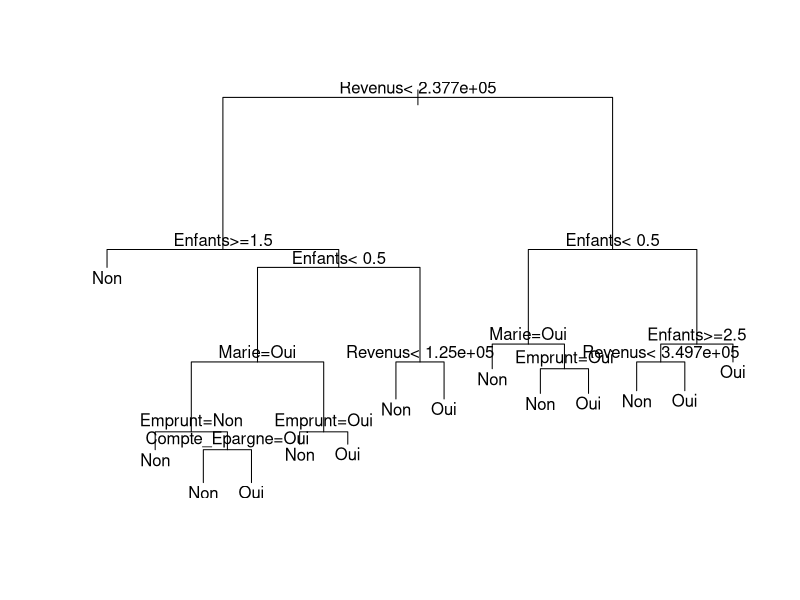

Generate this figure with R:
#load the data
produit <- read.csv("Data Produit.csv", header = TRUE, sep = ",", dec = ".")
# describe the table
str(produit)
#every element with its occurence
table(produit$Produit)
#training data
produit_EA <- produit[1:400,]
# test data
produit_ET <- produit[401:600,]
#delete the id column
produit_EA <- produit_EA[,-1]
#2nd methode to delete it
#produit_EA <- subset(produit_EA, select = -ID)
# the summary of the dataframe 
summary(produit)
#installing and dl the rpart package for the decision tree
install.packages("rpart")
library("rpart")
#creating the tree with the default params
# .=> means that all the values or the variables of the dataframe are pedictive ones and Produit is the variable to be predicted
tree1 <- rpart(Produit ~ .,produit_EA)
#another way to do it is
#tree2 <- rpart(Produit ~ Age + Sexe + Habitat + Revenus + Marie+ Enfants + Emprunt, produit_EA)
rm(tree2)
#another way to do it
# tree2 <- rpart(Produit ~ Age + Sexe + Habitat + Revenus + Marie+ Enfants + Emprunt, produit_EA)
# by writing all the variables isntead of the dot "."
plot(tree1)
text(tree1,pretty=0)
#evaluate the perf of the tree
test_tree <- predict(tree1,produit_ET,type="class")
#vector generated
test_tree
# Nbr of Oui/Non
table(test_tree)
# add the predict column to the test table to compare
produit_ET$Prediction <- test_tree
View(test_tree)
#compare the predicitons and the class variable "Produit"
produit_ET[produit_ET$Produit==produit_ET$Prediction, ]
# number of times where the prediction is correct
nbr_succes <- nrow(produit_ET[produit_ET$Produit==produit_ET$Prediction,])
# number of failures , wrong predictions
nbr_echec <- length(produit_ET[produit_ET$Produit!=produit_ET$Prediction,"ID"])
# ratio of success
taux_succes <- nbr_succes/nrow(produit_ET)
# ratio of failures
taux_echec <- nbr_echec/nrow(produit_ET)
# using the tree for the prediction
produit_pro <- read.csv("Data Produit Prospects.csv", header = TRUE, sep = ",",
dec = ".")
str(produit_pro)
pred_tree1 <- predict(tree1, produit_pro, type="class")
table(pred_tree1)
produit_pro$Prediction <- pred_tree1
produit_pro_oui <- produit_pro[produit_pro$Prediction=="Oui",]
produit_pro_non <- produit_pro[produit_pro$Prediction=="Non",]

